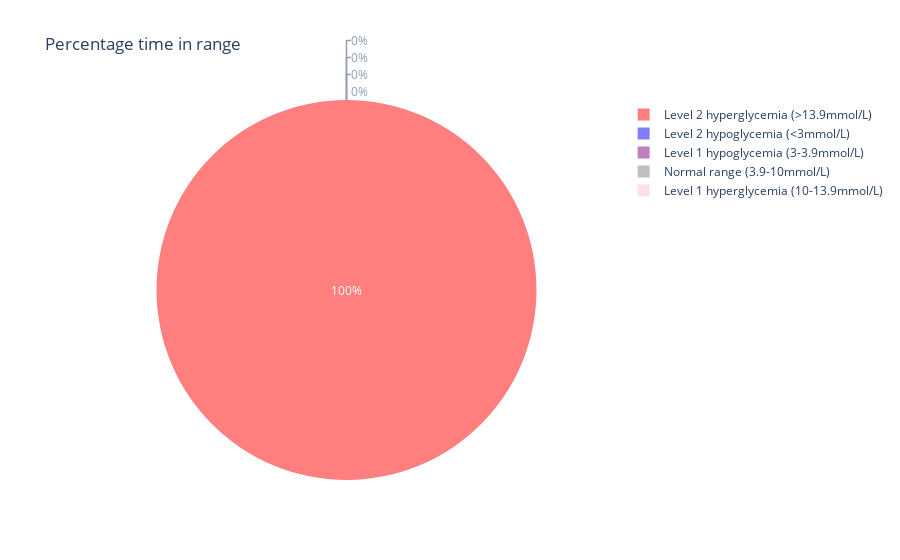

Source (notebook cell):
### Code cell
visualizations.tir_pie(libre1_transformed)

### Figure 1 — Plotly figure (JSON) as saved in the notebook; plotly's stock layout.template omitted (floating-point values rounded to 4 significant figures)
{"data": [{"labels": ["Level 2 hypoglycemia (<3mmol/L)", "Level 1 hypoglycemia (3-3.9mmol/L)", "Normal range (3.9-10mmol/L)", "Level 1 hyperglycemia (10-13.9mmol/L)", "Level 2 hyperglycemia (>13.9mmol/L)"], "marker": {"colors": ["blue", "purple", "grey", "pink", "red"]}, "opacity": 0.5, "type": "pie", "values": [0, 0, 0, 0, 1339]}], "layout": {"title": {"text": "Percentage time in range"}}}
